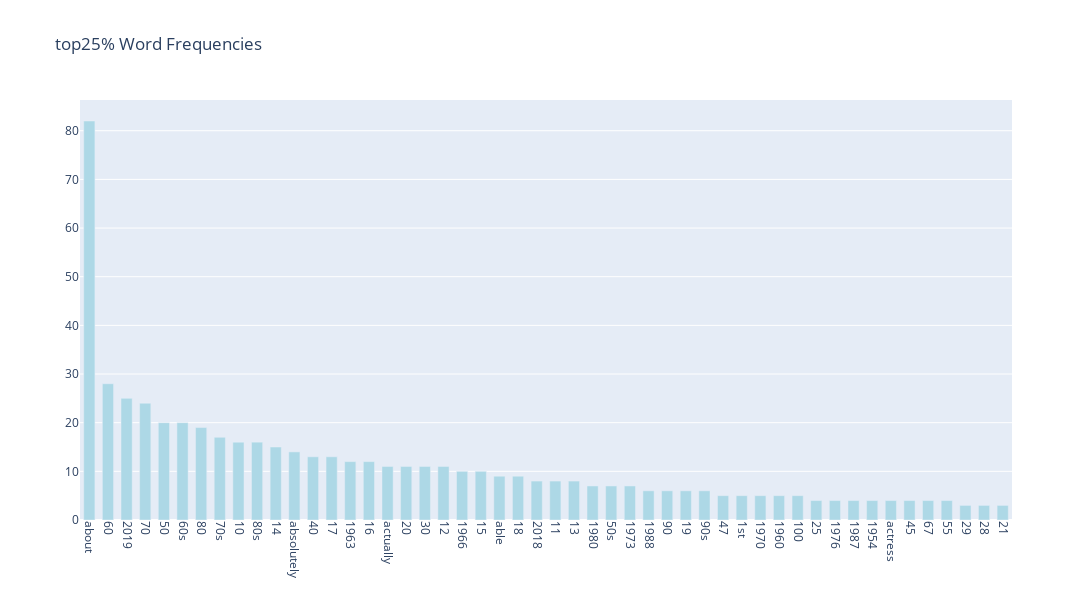

The cell this chart's notebook holds for it:
### Code cell
# sort by frequencies and reduce the number of terms to show

df = pd.DataFrame({
    'words': count_vect.get_feature_names_out()[:200],
    'frequencies': term_frequencies[:200]
})

df = df.sort_values('frequencies', ascending=False)

df = df.iloc[:int(len(df) * 0.25), :]

fig = go.Figure(data=[go.Bar(
    x=df['words'],
    y=df['frequencies'],
    hoverinfo='x+y',
    marker_color='lightblue'
)])

fig.update_layout(
    xaxis_tickangle=90,
    height=600,
    width=1200,
    title='top25% Word Frequencies',
    bargap=0.4
)

fig.show()

### Figure 1 — Plotly figure (JSON) as saved in the notebook; plotly's stock layout.template omitted (floating-point values rounded to 4 significant figures)
{"data": [{"hoverinfo": "x+y", "marker": {"color": "lightblue"}, "type": "bar", "x": ["about", "60", "2019", "70", "50", "60s", "80", "70s", "10", "80s", "14", "absolutely", "40", "17", "1963", "16", "actually", "20", "30", "12", "1966", "15", "able", "18", "2018", "11", "13", "1980", "50s", "1973", "1988", "90", "19", "90s", "47", "1st", "1970", "1960", "100", "25", "1976", "1987", "1954", "actress", "45", "67", "55", "29", "28", "21"], "y": [82, 28, 25, 24, 20, 20, 19, 17, 16, 16, 15, 14, 13, 13, 12, 12, 11, 11, 11, 11, 10, 10, 9, 9, 8, 8, 8, 7, 7, 7, 6, 6, 6, 6, 5, 5, 5, 5, 5, 4, 4, 4, 4, 4, 4, 4, 4, 3, 3, 3]}], "layout": {"bargap": 0.4, "height": 600, "title": {"text": "top25% Word Frequencies"}, "width": 1200, "xaxis": {"autorange": true, "range": [-0.5, 49.5], "tickangle": 90, "type": "category"}, "yaxis": {"autorange": true, "range": [0, 86.32], "type": "linear"}}}
